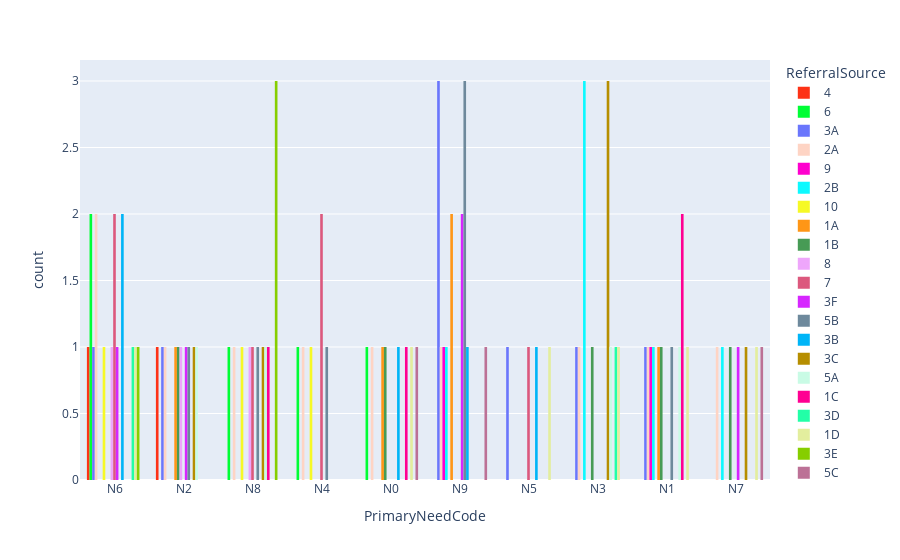

The notebook cell this image was saved under:
### Code cell
hist_2c = px.histogram(df,
                    x='PrimaryNeedCode',
                    color='ReferralSource',
                    color_discrete_sequence=px.colors.qualitative.Light24,
                    barmode='group')
hist_2c.show()

### Figure 1 — Plotly figure (JSON) as saved in the notebook; plotly's stock layout.template omitted (floating-point values rounded to 4 significant figures)
{"data": [{"alignmentgroup": "True", "bingroup": "x", "hovertemplate": "ReferralSource=4<br>PrimaryNeedCode=%{x}<br>count=%{y}<extra></extra>", "legendgroup": "4", "marker": {"color": "#FD3216", "pattern": {"shape": ""}}, "name": "4", "offsetgroup": "4", "orientation": "v", "showlegend": true, "type": "histogram", "x": ["N6", "N2"], "xaxis": "x", "yaxis": "y"}, {"alignmentgroup": "True", "bingroup": "x", "hovertemplate": "ReferralSource=6<br>PrimaryNeedCode=%{x}<br>count=%{y}<extra></extra>", "legendgroup": "6", "marker": {"color": "#00FE35", "pattern": {"shape": ""}}, "name": "6", "offsetgroup": "6", "orientation": "v", "showlegend": true, "type": "histogram", "x": ["N8", "N6", "N4", "N0", "N6"], "xaxis": "x", "yaxis": "y"}, {"alignmentgroup": "True", "bingroup": "x", "hovertemplate": "ReferralSource=3A<br>PrimaryNeedCode=%{x}<br>count=%{y}<extra></extra>", "legendgroup": "3A", "marker": {"color": "#6A76FC", "pattern": {"shape": ""}}, "name": "3A", "offsetgroup": "3A", "orientation": "v", "showlegend": true, "type": "histogram", "x": ["N9", "N2", "N9", "N9", "N5", "N6", "N3", "N1"], "xaxis": "x", "yaxis": "y"}, {"alignmentgroup": "True", "bingroup": "x", "hovertemplate": "ReferralSource=2A<br>PrimaryNeedCode=%{x}<br>count=%{y}<extra></extra>", "legendgroup": "2A", "marker": {"color": "#FED4C4", "pattern": {"shape": ""}}, "name": "2A", "offsetgroup": "2A", "orientation": "v", "showlegend": true, "type": "histogram", "x": ["N4", "N3", "N1", "N8", "N0", "N2", "N6", "N9", "N7", "N6"], "xaxis": "x", "yaxis": "y"}, {"alignmentgroup": "True", "bingroup": "x", "hovertemplate": "ReferralSource=9<br>PrimaryNeedCode=%{x}<br>count=%{y}<extra></extra>", "legendgroup": "9", "marker": {"color": "#FE00CE", "pattern": {"shape": ""}}, "name": "9", "offsetgroup": "9", "orientation": "v", "showlegend": true, "type": "histogram", "x": ["N9", "N1"], "xaxis": "x", "yaxis": "y"}, {"alignmentgroup": "True", "bingroup": "x", "hovertemplate": "ReferralSource=2B<br>PrimaryNeedCode=%{x}<br>count=%{y}<extra></extra>", "legendgroup": "2B", "marker": {"color": "#0DF9FF", "pattern": {"shape": ""}}, "name": "2B", "offsetgroup": "2B", "orientation": "v", "showlegend": true, "type": "histogram", "x": ["N3", "N1", "N7", "N3", "N3", "N9"], "xaxis": "x", "yaxis": "y"}, {"alignmentgroup": "True", "bingroup": "x", "hovertemplate": "ReferralSource=10<br>PrimaryNeedCode=%{x}<br>count=%{y}<extra></extra>", "legendgroup": "10", "marker": {"color": "#F6F926", "pattern": {"shape": ""}}, "name": "10", "offsetgroup": "10", "orientation": "v", "showlegend": true, "type": "histogram", "x": ["N8", "N6", "N4"], "xaxis": "x", "yaxis": "y"}, {"alignmentgroup": "True", "bingroup": "x", "hovertemplate": "ReferralSource=1A<br>PrimaryNeedCode=%{x}<br>count=%{y}<extra></extra>", "legendgroup": "1A", "marker": {"color": "#FF9616", "pattern": {"shape": ""}}, "name": "1A", "offsetgroup": "1A", "orientation": "v", "showlegend": true, "type": "histogram", "x": ["N9", "N0", "N2", "N1", "N9"], "xaxis": "x", "yaxis": "y"}, {"alignmentgroup": "True", "bingroup": "x", "hovertemplate": "ReferralSource=1B<br>PrimaryNeedCode=%{x}<br>count=%{y}<extra></extra>", "legendgroup": "1B", "marker": {"color": "#479B55", "pattern": {"shape": ""}}, "name": "1B", "offsetgroup": "1B", "orientation": "v", "showlegend": true, "type": "histogram", "x": ["N1", "N2", "N0", "N7", "N3"], "xaxis": "x", "yaxis": "y"}, {"alignmentgroup": "True", "bingroup": "x", "hovertemplate": "ReferralSource=8<br>PrimaryNeedCode=%{x}<br>count=%{y}<extra></extra>", "legendgroup": "8", "marker": {"color": "#EEA6FB", "pattern": {"shape": ""}}, "name": "8", "offsetgroup": "8", "orientation": "v", "showlegend": true, "type": "histogram", "x": ["N6", "N8", "N2"], "xaxis": "x", "yaxis": "y"}, {"alignmentgroup": "True", "bingroup": "x", "hovertemplate": "ReferralSource=7<br>PrimaryNeedCode=%{x}<br>count=%{y}<extra></extra>", "legendgroup": "7", "marker": {"color": "#DC587D", "pattern": {"shape": ""}}, "name": "7", "offsetgroup": "7", "orientation": "v", "showlegend": true, "type": "histogram", "x": ["N6", "N8", "N6", "N4", "N5", "N4"], "xaxis": "x", "yaxis": "y"}, {"alignmentgroup": "True", "bingroup": "x", "hovertemplate": "ReferralSource=3F<br>PrimaryNeedCode=%{x}<br>count=%{y}<extra></extra>", "legendgroup": "3F", "marker": {"color": "#D626FF", "pattern": {"shape": ""}}, "name": "3F", "offsetgroup": "3F", "orientation": "v", "showlegend": true, "type": "histogram", "x": ["N9", "N7", "N6", "N2", "N9"], "xaxis": "x", "yaxis": "y"}, {"alignmentgroup": "True", "bingroup": "x", "hovertemplate": "ReferralSource=5B<br>PrimaryNeedCode=%{x}<br>count=%{y}<extra></extra>", "legendgroup": "5B", "marker": {"color": "#6E899C", "pattern": {"shape": ""}}, "name": "5B", "offsetgroup": "5B", "orientation": "v", "showlegend": true, "type": "histogram", "x": ["N8", "N9", "N9", "N2", "N1", "N9", "N4"], "xaxis": "x", "yaxis": "y"}, {"alignmentgroup": "True", "bingroup": "x", "hovertemplate": "ReferralSource=3B<br>PrimaryNeedCode=%{x}<br>count=%{y}<extra></extra>", "legendgroup": "3B", "marker": {"color": "#00B5F7", "pattern": {"shape": ""}}, "name": "3B", "offsetgroup": "3B", "orientation": "v", "showlegend": true, "type": "histogram", "x": ["N6", "N0", "N5", "N6", "N9"], "xaxis": "x", "yaxis": "y"}, {"alignmentgroup": "True", "bingroup": "x", "hovertemplate": "ReferralSource=3C<br>PrimaryNeedCode=%{x}<br>count=%{y}<extra></extra>", "legendgroup": "3C", "marker": {"color": "#B68E00", "pattern": {"shape": ""}}, "name": "3C", "offsetgroup": "3C", "orientation": "v", "showlegend": true, "type": "histogram", "x": ["N3", "N2", "N7", "N3", "N8", "N3"], "xaxis": "x", "yaxis": "y"}, {"alignmentgroup": "True", "bingroup": "x", "hovertemplate": "ReferralSource=5A<br>PrimaryNeedCode=%{x}<br>count=%{y}<extra></extra>", "legendgroup": "5A", "marker": {"color": "#C9FBE5", "pattern": {"shape": ""}}, "name": "5A", "offsetgroup": "5A", "orientation": "v", "showlegend": true, "type": "histogram", "x": ["N8", "N3", "N1", "N2"], "xaxis": "x", "yaxis": "y"}, {"alignmentgroup": "True", "bingroup": "x", "hovertemplate": "ReferralSource=1C<br>PrimaryNeedCode=%{x}<br>count=%{y}<extra></extra>", "legendgroup": "1C", "marker": {"color": "#FF0092", "pattern": {"shape": ""}}, "name": "1C", "offsetgroup": "1C", "orientation": "v", "showlegend": true, "type": "histogram", "x": ["N0", "N1", "N1", "N8"], "xaxis": "x", "yaxis": "y"}, {"alignmentgroup": "True", "bingroup": "x", "hovertemplate": "ReferralSource=3D<br>PrimaryNeedCode=%{x}<br>count=%{y}<extra></extra>", "legendgroup": "3D", "marker": {"color": "#22FFA7", "pattern": {"shape": ""}}, "name": "3D", "offsetgroup": "3D", "orientation": "v", "showlegend": true, "type": "histogram", "x": ["N6", "N3"], "xaxis": "x", "yaxis": "y"}, {"alignmentgroup": "True", "bingroup": "x", "hovertemplate": "ReferralSource=1D<br>PrimaryNeedCode=%{x}<br>count=%{y}<extra></extra>", "legendgroup": "1D", "marker": {"color": "#E3EE9E", "pattern": {"shape": ""}}, "name": "1D", "offsetgroup": "1D", "orientation": "v", "showlegend": true, "type": "histogram", "x": ["N0", "N5", "N3", "N6", "N1", "N7"], "xaxis": "x", "yaxis": "y"}, {"alignmentgroup": "True", "bingroup": "x", "hovertemplate": "ReferralSource=3E<br>PrimaryNeedCode=%{x}<br>count=%{y}<extra></extra>", "legendgroup": "3E", "marker": {"color": "#86CE00", "pattern": {"shape": ""}}, "name": "3E", "offsetgroup": "3E", "orientation": "v", "showlegend": true, "type": "histogram", "x": ["N6", "N8", "N8", "N8"], "xaxis": "x", "yaxis": "y"}, {"alignmentgroup": "True", "bingroup": "x", "hovertemplate": "ReferralSource=5C<br>PrimaryNeedCode=%{x}<br>count=%{y}<extra></extra>", "legendgroup": "5C", "marker": {"color": "#BC7196", "pattern": {"shape": ""}}, "name": "5C", "offsetgroup": "5C", "orientation": "v", "showlegend": true, "type": "histogram", "x": ["N7", "N0", "N9"], "xaxis": "x", "yaxis": "y"}], "layout": {"barmode": "group", "legend": {"title": {"text": "ReferralSource"}, "tracegroupgap": 0}, "margin": {"t": 60}, "xaxis": {"anchor": "y", "domain": [0, 1], "title": {"text": "PrimaryNeedCode"}}, "yaxis": {"anchor": "x", "domain": [0, 1], "title": {"text": "count"}}}}
